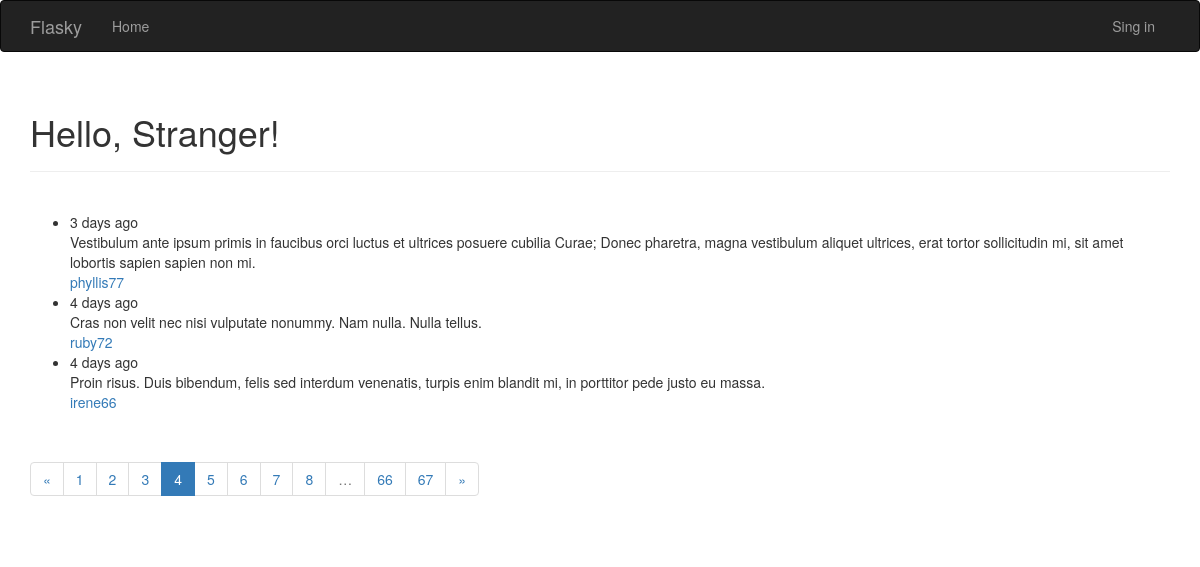
/?page=4, run on the app's committed database.
### app/models.py (models this page shows, shortened)
class Post(db.Model):
    __tablename__ = 'posts'
    id = db.Column(db.Integer, primary_key=True)
    body = db.Column(db.Text)
    timestmap = db.Column(db.DateTime, index=True, default=datetime.utcnow)
    author_id = db.Column(db.Integer, db.ForeignKey('users.id'))
    comments = db.relationship('Comment', backref='post', lazy='dynamic')

class User(UserMixin, db.Model):
    __tablename__ = 'users'
    id = db.Column(db.Integer, primary_key=True)
    username = db.Column(db.String(64), unique=True, index=True)
    email = db.Column(db.String(64), unique=True, index=True)
    role_id = db.Column(db.Integer, db.ForeignKey('roles.id'))
    password_hash = db.Column(db.String(128))
    posts = db.relationship('Post', backref='author', lazy='dynamic')
    comments = db.relationship('Comment', backref='author', lazy='dynamic')
    location = db.Column(db.String(64))
    about_me = db.Column(db.Text())
    member_since = db.Column(db.DateTime(), default=datetime.utcnow)
    last_seen = db.Column(db.DateTime(), default=datetime.utcnow)
    followed = db.relationship('Follow',                   #当前用户关注的人
                               foreign_keys=[Follow.follower_id],
                               backref=db.backref('follower', lazy='joined'),
                               lazy='dynamic',
                               cascade='all, delete-orphan')
    followers=db.relationship('Follow',                   #关注当前用户的人
                              foreign_keys=[Follow.followed_id],
                              backref=db.backref('followed', lazy='joined'),
                              lazy='dynamic',
                              cascade='all, delete-orphan')
    @property
    def password(self):
        raise AttributeError('password is not a readable attribute')

### app/main/views.py (the view)
@main.route('/',methods=['GET', 'POST'])
def index():
    form = PostForm()
    if current_user.can(Permission.WRITE_ARTICLES) and \
            form.validate_on_submit():
        post = Post(body=form.body.data,
                    author=current_user._get_current_object())
        db.session.add(post)
        return redirect(url_for('.index'))
    page = request.args.get('page', 1, type=int)
    pagination = Post.query.order_by(Post.timestmap.desc()).paginate(
        page, per_page=3,
        error_out=False)
    posts = pagination.items
    return render_template('index.html', form=form, posts=posts,
                           pagination=pagination)

### app/auth/views.py (called while the page is built)
@auth.before_app_request
def before_request():
    if current_user.is_authenticated:
        current_user.ping()

### app/main/__init__.py (called while the page is built)
@main.app_context_processor
def inject_permissions():
    return dict(Permission=Permission)

### app/models.py (called while the page is built)
    def can(self, permissions):
        return False

### app/templates/index.html (shortened to what this page needs)
{% extends "base.html" %}
{% import "bootstrap/wtf.html" as wtf %}
{% import "_macros.html" as macros %}
{% block page_content %}
<div class="page-header">
    <h1>Hello, {% if current_user.is_authenticated %}{{ current_user.username }}{% else %}Stranger{% endif %}!</h1>
</div>
<br/>
<div>
    <ul>
        {% for post in posts %}
        <li>
            <div>{{ moment(post.timestmap).fromNow() }}</div>
            <div>{{ post.body }}</div>
            <div><a href="{{ url_for('main.user', username=post.author.username) }}">{{ post.author.username }}</a></div>
        </li>
        {% endfor %}
    </ul>
</div>
{% if pagination %}
<div class="pagination">
    {{ macros.pagination_widget(pagination, '.index') }}
</div>
{% endif %}
{% endblock %}

### data on the page
Post: timestmap "3 days ago", body "Vestibulum ante ipsum primis in faucibus orci luctus et ultrices posuere cubilia Curae; Donec pharetra, magna vestibulum aliquet ultrices, erat tortor sollicitudin mi, sit amet lobortis sapien sapien non mi.", author.username "phyllis77"
Post: timestmap "4 days ago", body "Cras non velit nec nisi vulputate nonummy. Nam nulla. Nulla tellus.", author.username "ruby72"
Post: timestmap "4 days ago", body "Proin risus. Duis bibendum, felis sed interdum venenatis, turpis enim blandit mi, in porttitor pede justo eu massa.", author.username "irene66"

### other printed values
{{ p }} "1" "2" "3" "5" "6" "7" "8" "66" "67"
{{ p }} "4"
